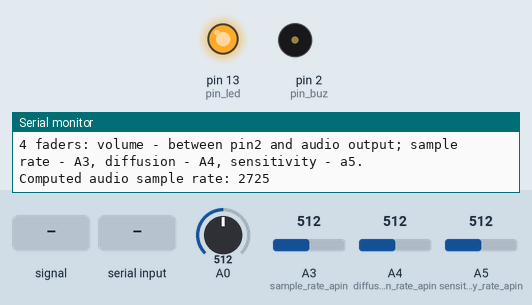
The sketch below on a simulated Arduino Uno, built with avr-gcc and run on an emulated ATmega328P. Shown: output pins drawn as LEDs (lit = HIGH), buzzer (waves = sounding), the last lines printed to the serial monitor. The test bench sets the inputs (shaded band); at power-on: A0 = 512, A5 (sensitivity_rate_apin) = 512, A4 (diffusion_rate_apin) = 512, A3 (sample_rate_apin) = 512. Pins used as bus, display or sensor lines are not drawn.

Above: at 1.2 s.
1.3 s: A0 fed a 200 Hz sine of ±81 counts around its level
At 1.8 s:
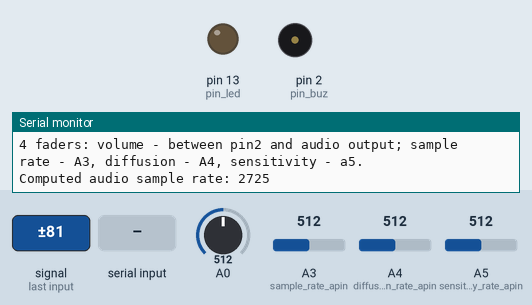
4.3 s: A0 set to 716
At 5.3 s:
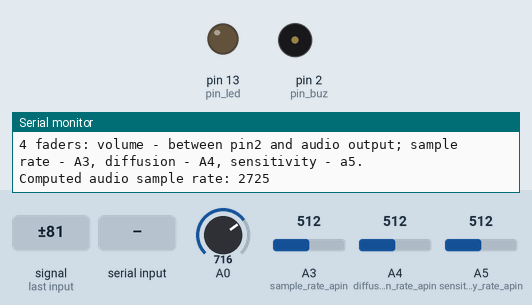
5.8 s: A5 (sensitivity_rate_apin) set to 546
7.3 s: A4 (diffusion_rate_apin) set to 466
8.8 s: A4 (diffusion_rate_apin) set to 429
At 9.6 s:
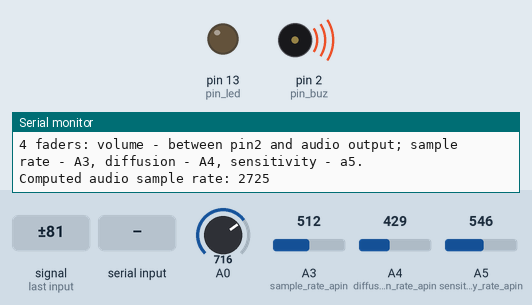
10.3 s: "1" received over Serial
At 11.1 s:
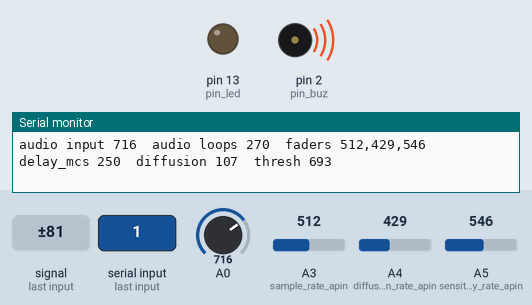
Timing chart, 0 to 12.8 s (numbered marks = the images above; inputs shaded):
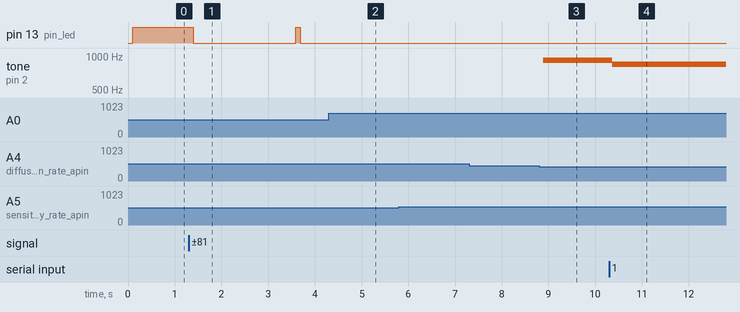

The sketch:

03_mic_4faders_5V_Max4466.ino
```cpp
/* 03_mic_4faders_5V_Max4466
  Endless Mic Processor converts input sound to 1 bit using four faders, with 1V ADC ARef.
  New:
  1) Using Mic module based on Max4466, it gives output centered at 2.5V and has gain regulator,
  so we use default ARef=5V, and no need in trimmer resistors!

  2) Using linear rotative faders 5kOhm. (May use 10kOhm).
  1 - volume - directly between pin 2 and audio output, without Arduino
  2 - sample rate, A3
  3 - diffusion, A4   (kind of release)
  4 - sensitivity, A5

  Program gets sound from A0 and outputs it to audio output(pin 2) with diffusion.
  Controller: Arduino Uno or Nano

  ----------------------------------------
  Adjustment before playing
  ----------------------------------------
  - Zero-value of mic: built-in LED lighing when zero-level is achieved, that is A0 is roughly equal to 512.

  ----------------------------------------
  Connection
  ----------------------------------------
  Audio input
  1) Mic module based on Max4466:
  connect it to Gnd, 5V, and output signal connect to A0.

  Audio output
  2) Audio output to mini-jack (or buzzer):
  Connect Gnd and pin 2 to fader 1 inputs,
  then connect mini-jack (buzzer) to the faders 1 output and Gnd.

  Faders 2,3,4
  3) Connect faders' 1,2,3 inputs to Gnd and 5V.
  Connect their outputs to A3,A4,A5.

  ----------------------------------------
  Programming details
  ----------------------------------------
  By default Arduino ADC works on 8Khz - ok for us.
  But can speedup:
  https://www.instructables.com/Make-Your-Own-Spy-Bug-Arduino-Voice-Recorder/
  Recorder:
  https://github.com/TMRh20/TMRpcm
  http://microsin.net/programming/avr/real-time-digital-audio-processing-using-arduino.html

*/

const byte pin_buz = 2; //Audio output pin
const byte pin_led = 13;  //Built-in led pin

//fader1 affects volume output directly, without arduino
const byte sample_rate_apin = A3;   //sample rate
const byte diffusion_rate_apin = A4;   //diffusion
const byte sensitivity_rate_apin = A5;   //sensitivity

const unsigned int analog_min = 0;     //Note: adjust this values is faders gives not full range
const unsigned int analog_max = 1023;

int debug = 0;    //control from keyboard to begin debugging

//--------------------------------------------------------------
void setup() {
  Serial.begin(500000);
  Serial.println("Endless Mic Processor with 4 faders, 5V, Max4466, v. 1.3 for Arduino Uno, Nano");
  Serial.println("Program gets sound from A0 and outputs to pin 2 using diffusion (kind of release).");
  Serial.println("4 faders: volume - between pin2 and audio output; sample rate - A3, diffusion - A4, sensitivity - a5.");

  //will be computed
  //Serial.print("Audio sample rate: "); Serial.println(audio_sample_rate);

  pinMode(pin_buz, OUTPUT); //activate audio output

  pinMode(pin_led, OUTPUT); //activate led


  //ARef - set to 1.1V, for increasing sensitivity
  //analogReference(INTERNAL); - commented here because using Mic module Max4466, which outputs center at 2.5V
}


//--------------------------------------------------------------
//Utils
int clampi(int i, int a, int b) {
  if (a > b) {
    int t = a; a = b; b = t;
  }
  if (i < a) return a;
  if (i > b) return b;
  return i;
}

int mapi_clamp(int i, int a, int b, int A, int B) {
  return clampi(map(i, a, b, A, B), A, B);
}


//--------------------------------------------------------------
//Constants
const int audio_delay_mcs0 = 500;
const int audio_delay_mcs1 = 0;
const int audio_thresh_fader0 = 512;
const int audio_thresh_fader1 = 900;

const int audio_thresh_hyster = 2;

//Sound parameters
int audio_delay_mcs = 10;   //delay in sound loop

//zero value range for adjusting trimming resistor - inside range the led is lighting
const int audio_thresh_adj0 = 512 - 5;
const int audio_thresh_adj1 = 512 + 5;


int audio_thresh0 = 512;     //two thresholds for hysteresis (stability)
int audio_thresh1 = audio_thresh0 + audio_thresh_hyster;

int audio_diff_step = 400; //90;  //127

const int audio_diffusion0 = 0;
const int audio_diffusion1 = 256;
int audio_diff_keep = 16; //64; //decaying diffusion 0..256, 0 - no diffusion, 256 - keep all diffusion
const int diff_keep_denom = 256;

int thresh_sound = 20;

int audio_input_ = 0;
int sound_value = 0;


int loops_ = 1000;

//--------------------------------------------------------------
inline void control_step() {
  if (Serial.available() > 0) { //we expect only "1" rare to on/off debugging
    int key = Serial.read();
    if (key == '1') {
      debug = 1 - debug;
      Serial.print("Debug "); Serial.println(debug);
    }
  }

  //TODO make each step at separate loop to minimize delay
  int fader2 = analogRead(sample_rate_apin);  //0..1023
  int fader3 = analogRead(diffusion_rate_apin);  //0..1023
  int fader4 = analogRead(sensitivity_rate_apin);  //0..1023

  //Sample rate
  audio_delay_mcs = mapi_clamp(fader2, analog_min, analog_max, audio_delay_mcs0, audio_delay_mcs1);

  //Diffusion
  audio_diff_keep = mapi_clamp(fader3, analog_min, analog_max, audio_diffusion0, audio_diffusion1);

  //Sensitivity
  audio_thresh0 = mapi_clamp(fader4, analog_min, analog_max, audio_thresh_fader1, audio_thresh_fader0); //reverted range
  audio_thresh1 = audio_thresh0 + audio_thresh_hyster;

  //lighting LED if audio inside adjusting range - helping for adjusting trimming resistor
  if (audio_input_ >= audio_thresh_adj0 && audio_input_ <= audio_thresh_adj1) {
    digitalWrite(pin_led, HIGH);
  }
  else {
    digitalWrite(pin_led, LOW);
  }

  //debug print
  if (debug) {
    //use audio input for setting up trimmer resistor so it print 512
    Serial.print("audio input "); Serial.print(audio_input_);
    Serial.print("  audio loops "); Serial.print(loops_);
    Serial.print("  faders "); Serial.print(fader2);
    Serial.print(","); Serial.print(fader3);
    Serial.print(","); Serial.print(fader4);
    Serial.print("  delay_mcs "); Serial.print(audio_delay_mcs);
    Serial.print("  diffusion "); Serial.print(audio_diff_keep);
    Serial.print("  thresh "); Serial.print(audio_thresh0);

    Serial.println();
  }
}


//--------------------------------------------------------------
void loop() {

  //run control step
  control_step();

  //run audio loop
  loops_ = map(audio_delay_mcs, audio_delay_mcs0, audio_delay_mcs1, 500, 40); //1000, 10);
  //NOTE - this simple formula gives good sound but in the middle part of fader 2 it freezes a control rate a bit

  //this algorithm more precise, but sounding not so good:

  //long int freq = (1000000 / (audio_delay_mcs + 100));
  //Serial.println(freq);
  //loops_ = map(freq, 9000, 200, 1000, 30); //TODO make as params and tune. I see debug speed to tune
  //loops_ = constrain(loops_, 30, 1000);

  unsigned long time0 = micros();
  for (int i = 0; i < loops_; i++) {
    //decay accumulated diffusion, because in opposite case zero values will give constant high-tone
    sound_value = (sound_value * audio_diff_keep) >> 8;    // >> 8 means / diff_keep_denom //sound_value >> 2;

    //get sample
    audio_input_ = analogRead(A0);

    //output
    //two thresholds for hysteresis (stability)
    if (audio_input_ >= audio_thresh1) sound_value += (audio_input_ - audio_thresh1);
    else {
      if (audio_input_ <= audio_thresh0) sound_value += (audio_input_ - audio_thresh0);
    }

    //audio output
    if (sound_value >= thresh_sound) {
      digitalWrite(pin_buz, HIGH);    //buzzer ON
      sound_value -= audio_diff_step;       //diffusion propagation
    }
    else {
      if (sound_value <= -thresh_sound) {
        digitalWrite(pin_buz, LOW);    //buzzer OFF
        sound_value += audio_diff_step;       //diffusion propagation
      }
    }

    //delay
    delayMicroseconds(audio_delay_mcs);
  }

  //estimate sample rate, runs once
  static byte was_measured = 0;
  if (!was_measured) {
    was_measured = 1;
    unsigned long delta = micros() - time0;
    long int audio_sample_rate = 1000000.0 * loops_ / delta;
    Serial.print("Computed audio sample rate: "); Serial.println(audio_sample_rate);
  }

}
//--------------------------------------------------------------
```

Measured:
- the behaviour switches between 448 and 447 on A4 (diffusion_rate_apin) (found by bisection; images 2 and 3)
- after the input at 1.3 s, pin 13 (pin_led): HIGH → LOW after 0.10 s, → HIGH 2.2 s later, → LOW 0.10 s later
- after the input at 4.3 s, pin 13 (pin_led): stays LOW (without the input it goes to HIGH after 0.58 s)
- after the input at 7.3 s, every drawn part: stays the same
- after the input at 8.8 s, tone on pin 2 (pin_buz): silent → 916 Hz after 0.09 s
- after the input at 10.3 s, tone on pin 2 (pin_buz): 916 Hz → 841 Hz after 0.07 s
